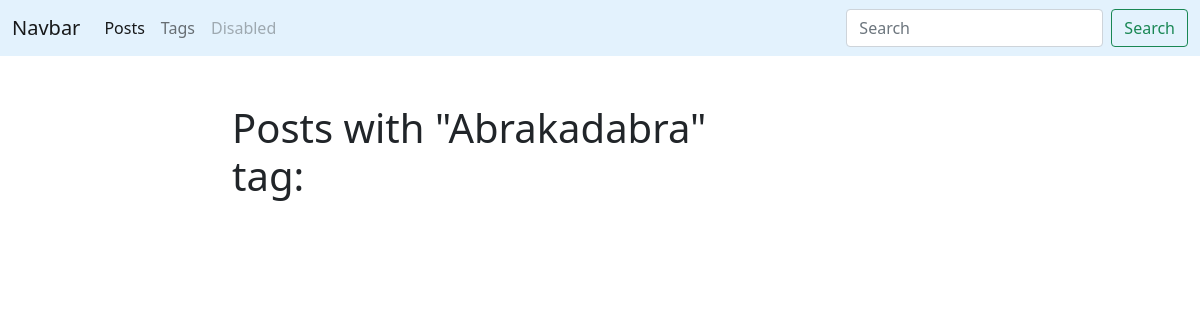
/blog/tag/hha-hha-hha/, run on an earlier commit of the app's database.
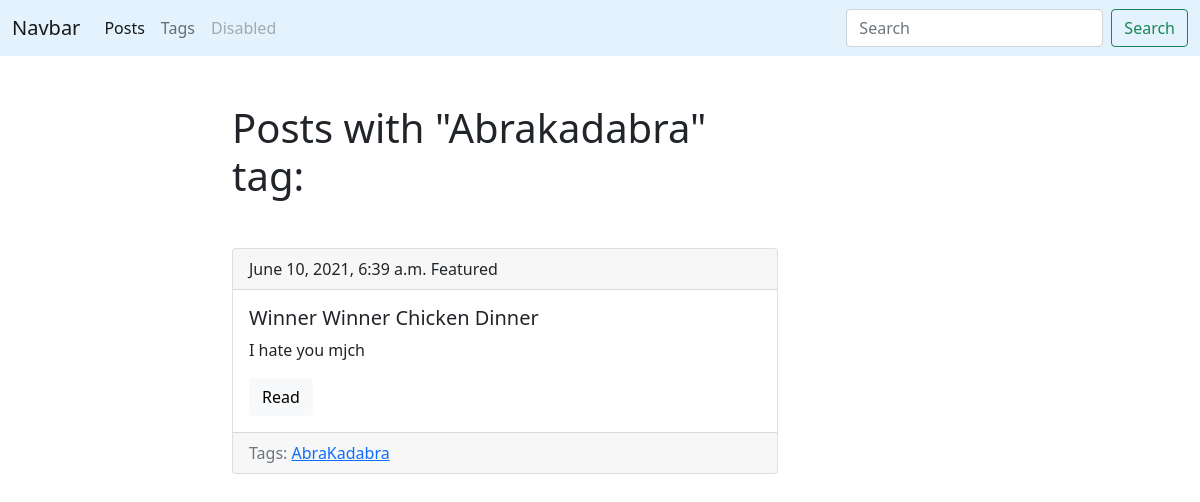
And on a later commit of the database.
### blog/models.py (models this page shows, shortened)
class Tag(models.Model):
    title = models.CharField(max_length=50)
    slug = models.SlugField(max_length=50, unique=True)
    def get_absolute_url(self):
        return reverse('tag_detail_url', kwargs={'slug': self.slug})

class Post(models.Model):
    title = models.CharField(max_length=150, db_index=True)
    slug = models.SlugField(max_length=150, blank=True, unique=True)
    body = models.TextField(blank=True, db_index=True)
    tags = models.ManyToManyField('Tag', blank=True, related_name='posts')
    date_pub = models.DateTimeField(auto_now_add=True)
    def get_absolute_url(self):
        return reverse('post_detail_url', kwargs={'slug': self.slug})

### blog/views.py (the view)
# urls.py: path('tag/<str:slug>/', TagDetail.as_view(), name='tag_detail_url'),
class TagDetail(ObjectDetailMixin, View):
    model = Tag
    template = 'blog/tag_detail.html'

### blog/utils.py (called while the page is built)
    def get(self, request, slug):
        obj = get_object_or_404(self.model, slug__iexact=slug)
        return render(request, self.template,
                      context={self.model.__name__.lower(): obj,
                               'admin_object': obj,
                               'detail': True})

### blog/templates/blog/tag_detail.html
{% extends 'blog/base_blog.html' %}
{% block content %}
    <h1 class="mb-5">Posts with "{{ tag.title|title }}" tag:</h1>
    {% for post in tag.posts.all %}
        {% include 'blog/includes/post_card_template.html' %}
    {% endfor %}
{% endblock %}

### blog/templates/blog/includes/post_card_template.html
<div class="card mb-4">
    <div class="card-header">
        {{ post.date_pub }}
      Featured
    </div>
    <div class="card-body">
      <h5 class="card-title">{{ post.title }}</h5>
      <p class="card-text">{{ post.body|truncatewords:15 }}</p>
      <a href="{{ post.get_absolute_url }}" class="btn btn-light">Read</a>
    </div>
    <div class="card-footer text-muted">
        Tags:
        {% for tag in post.tags.all %}
            <a href="{{ tag.get_absolute_url }}">{{ tag.title }}</a>
        {% endfor %}
    </div>
</div>

What changed in the data, as far as the page shows it:
now on this page (row edited): Post: date_pub "June 10, 2021, 6:39 a.m.", title "Winner Winner Chicken Dinner", body "I hate you mjch", Tag (title "AbraKadabra")
